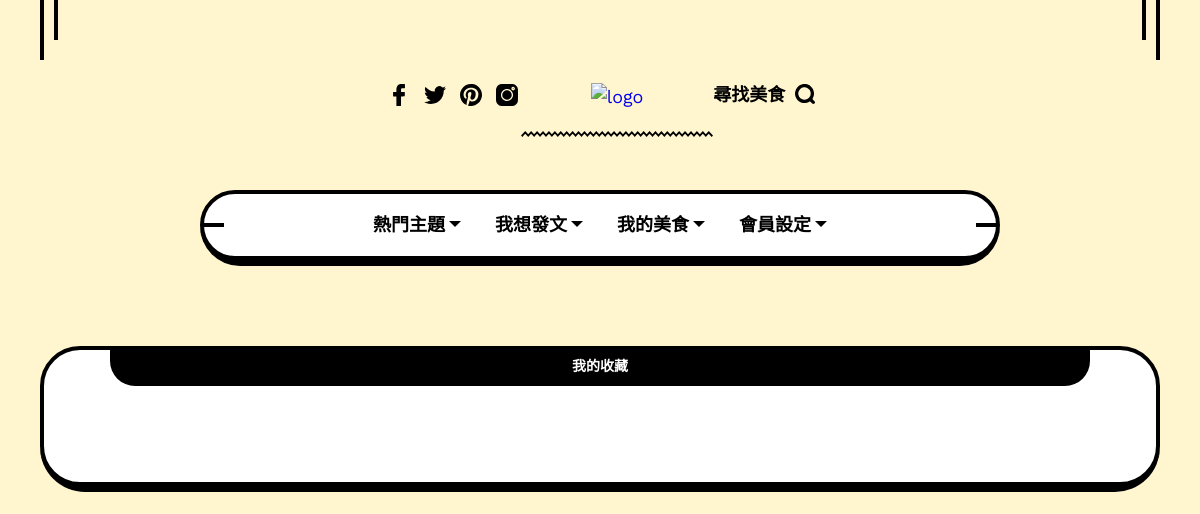
The app's page /mylove/ (signed in), older data.
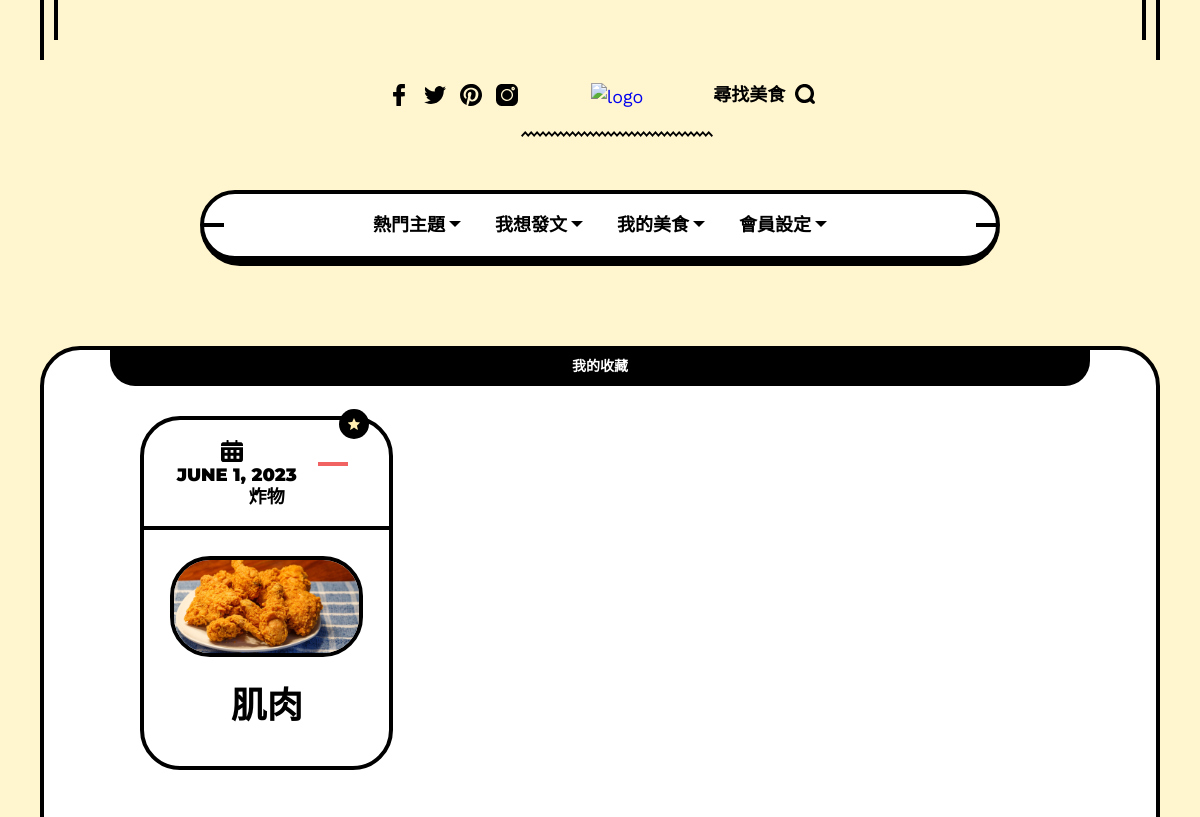
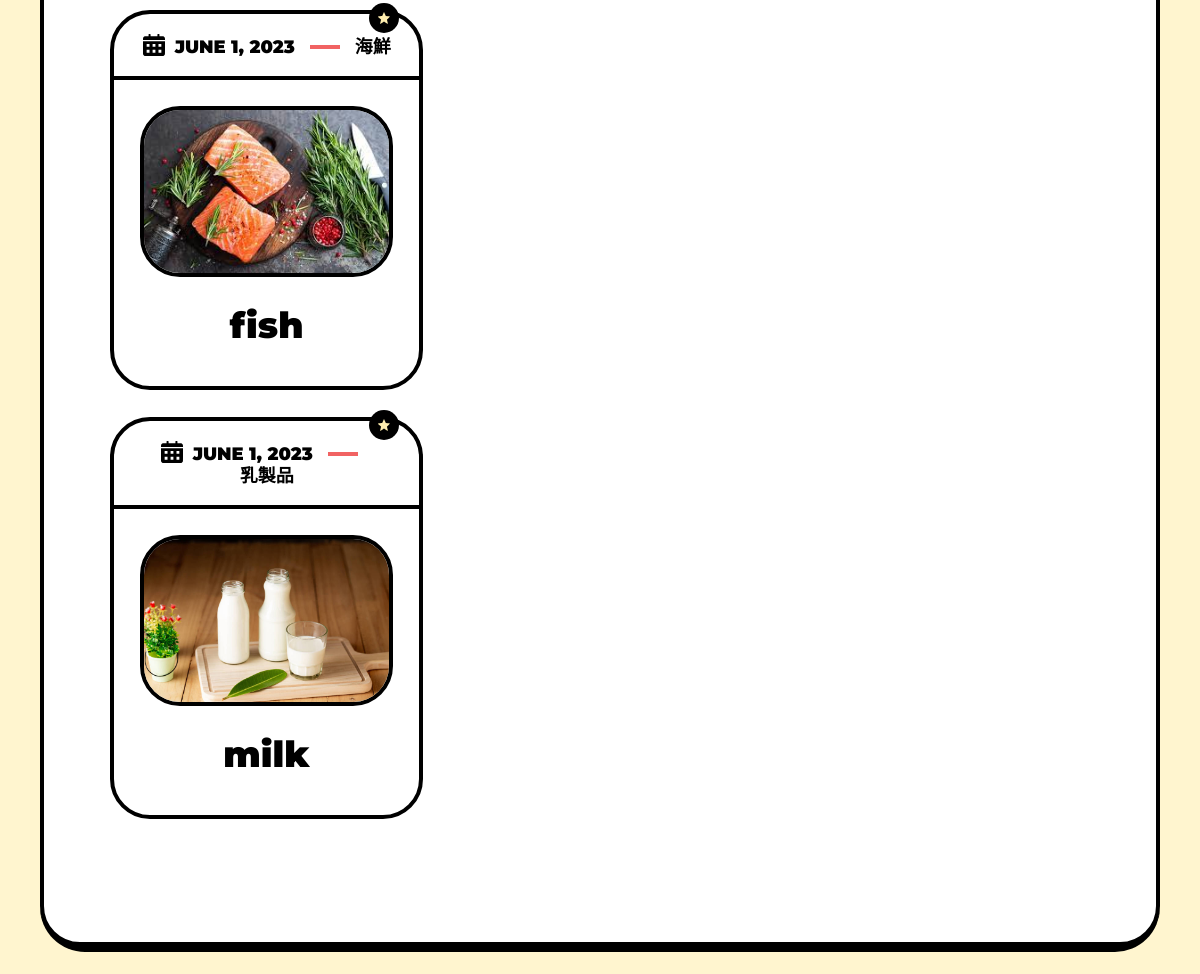
The same page, newer data (2 pictures, top to bottom).
### baseapp/models.py (models this page shows)
class food(models.Model):
    food_no = models.AutoField(primary_key=True,null= False)
    food_name = models.CharField(max_length=100, null = False)
    food_img = models.ImageField(upload_to='image/', blank=False, null=False)
    context = models.CharField(max_length=225,default="沒有內文喔！")
    adr = models.CharField(max_length=225,default=" ")
    username=models.ForeignKey("basedata",on_delete=models.CASCADE)
    tag = models.CharField(max_length=20,null=False,default="0")
    upload_date = models.DateField(default=timezone.now)

### baseapp/views.py (the view)
# urls.py: path('mylove/',views.into_mylove),
def into_mylove(request):
	if request.user.is_authenticated:
		username = request.user.username
		data = food.objects.filter(love__username__exact=username)
		return render(request,'mylove.html',locals())
	else:
		return redirect('/login/')

### templates/mylove.html (shortened to what this page needs)
{% extends 'page.html' %}
{% block content %}
    <div class="xoxo_fn_hassidebar">
        <div class="xoxo_fn_sidebar">
            <div class="container blog_layout_classic_container">
                <div class="widget_block clear widget_xoxo_custom_categories">
                    <div class="wid-title">
                        <span class="text">我的收藏</span>
                    </div>
                    <div class="xoxo_fn_hassidebar">
                        <div class="xoxo_fn_rightsidebar">
                            <ul> {% for data in data%}
                                <div class="blog__item blog__item_classic">
                                   <span class="post_icon">
                                   </span>
                                   <div class="fn__meta">
                                       <p>
                                           <span class="meta_item meta_date">
                                               {{data.upload_date}}
                                           </span>
                                           <span class="meta_item meta_category">
                                               <a class=" fn_last_category" href="/search/{{data.tag}}">{{data.tag}}</a>
                                           </span>
                                       </p>
                                   </div>
                                   <div class="bottom_holder">
                                       <div class="blog__image">
                                           <a href="/quote_post/{{data.food_no}}"><img src="/media/{{data.food_img}}" alt="Post Image"></a>
                                       </div>
                                       <div class="title_holder">
                                           <div class="title">
                                               <h3><a href="/quote_post/{{data.food_no}}">{{data.food_name}}</a></h3>
                                           </div>
                                       </div>
                                   </div>
                               </div>
                                <br>
                            </ul>  {%endfor%}
                        </div>
                    </div>
                </div>
            </div>
        </div>
    </div>
{% endblock %}

### templates/page.html (shortened to what this page needs)
<!DOCTYPE html>
<html lang="zh-TW">
<head>
    <link rel="stylesheet" href="/static/css/magnific.popup.css">
    <link rel="stylesheet" href="/static/css/base.css">
    <link rel="stylesheet" href="/static/css/inline.css">
    <link rel="stylesheet" href="/static/css/fontello.css">
    <link rel="stylesheet" href="/static/css/widgets.css">
    <link rel="stylesheet" href="/static/css/swiper.css">
    <link rel="stylesheet" href="/static/css/style.css">
</head>
<body>
    <header id="xoxo_fn_header">
        <div class="xoxo_fn_header">
            <div class="container">
                <div class="header_top">
                    <div class="social">
                        <div class="xoxo_fn_social_list">
                            <ul>
                                <li>
                                    <a href="#" target="_blank">
                                    </a>
                                </li>
                                <li>
                                    <a href="#" target="_blank">
                                    </a>
                                </li>
                                <li>
                                    <a href="#" target="_blank">
                                    </a>
                                </li>
                                <li>
                                    <a href="#" target="_blank">
                                    </a>
                                </li>
                            </ul>
                        </div>
                    </div>
                    <div class="logo">
                        <a href="/">
                            <img class="desktop_logo" src="/static/picture/logo.png" alt="logo">
                        </a>
                    </div>
                    <div class="search_opener">
                        <a href="#">
                            <span class="text">尋找美食</span>
                            <span class="icon">
						</span>
                        </a>
                    </div>
                </div>
                <div class="header_bottom">
                    <div class="bottom_fixer">
                        <div class="xoxo_fn_nav main_nav">
                            <div class="menu">
                                <div class="menu-main-menu-container">
                                    <ul id="menu-main-menu" class="xoxo_fn_main_nav">
                                        <li class="menu-item menu-item-has-children">
                                            <a href="#0">
                                                <span>
                                                <span>熱門主題</span>
                                                </span>
                                            </a>
                                        </li>
                                        <li class="menu-item menu-item-has-children">
                                            <a href="/upload/">
                                                <span>
                                                <span>我想發文</span>
                                                </span>
                                            </a>
                                        </li>
                                        <li class="menu-item menu-item-has-children">
                                            <a href="#0">
                                                <span>
                                                <span>我的美食</span>
                                                </span>
                                            </a>
                                        </li>
                                        <li class="menu-item menu-item-has-children">
                                          <a href="#0">
                                              <span>
                                              <span>會員設定</span>
                                              </span>
                                          </a>
                                      </li>
                                    </ul>
                                </div>
                            </div>
                        </div>
                    </div>
                </div>
            </div>
        </div>
    </header>
    {% block content %}
    {% endblock %}
</body>
</html>

### static/css/base.css (style rules this page uses)
a,i,textarea { -webkit-transition:all .3s ease; -moz-transition:all .3s ease; -ms-transition:all .3s ease; -o-transition:all .3s ease }
iframe,img,table { max-width:100% }
article,aside,details,figcaption,figure,footer,header,hgroup,nav,pre,section { display:block }
a,abbr,acronym,address,applet,b,big,blockquote,body,caption,center,cite,code,dd,del,dfn,div,dl,dt,em,fieldset,font,form,h1,h2,h3,h4,h5,h6,html,i,iframe,ins,kbd,label,legend,li,object,ol,p,pre,q,s,samp,small,span,strike,strong,sub,sup,table,tbody,td,tfoot,th,thead,tr,tt,u,ul,var { background:0 0; border:0; margin:0; padding:0; vertical-align:baseline; outline:0 }
ol,ul { margin:30px }
ol li,ul li { margin-bottom:5px }
img { vertical-align:middle; height: auto; }
a,i { -webkit-transition:all .3s ease; -o-transition:all .3s ease; transition:all .3s ease; border:none }
h1,h2,h3,h4,h5,h6 { font-weight:500; color:#1e1e1e; margin-bottom:20px }
h3 { font-size:30px }
p { letter-spacing:1px }
ol, ul { margin: 30px; }
a { text-decoration: none; }
h1, h2, h3, h4, h5, h6 { color: var(--xoxo-hc); line-height: 1.44; }
h1 > a, h2 > a, h3 > a, h4 > a, h5 > a, h6 > a { color: var(--xoxo-hc); text-decoration: none; }
h1, h2, h3, h4, h5, h6 { font-family: var(--hff); margin-bottom: 30px; }
body p { margin-bottom: 30px;letter-spacing: 0px; }

### static/css/widgets.css (style rules this page uses)
.xoxo_fn_hassidebar .widget_block:after { content: ''; position: absolute; top: 0; left: -4px; right: -4px; bottom: -10px; z-index: -1; border-radius: 0 0 45px 45px; border-bottom: 10px solid #000; }
.xoxo_fn_hassidebar .widget_block { position: relative; border: 4px solid #000; background-color: #fff; border-radius: 40px; padding: 26px; margin-bottom: 56px; }
.xoxo_fn_hassidebar .wid-title .text { position: relative; margin-top: -30px; background-color: #000; height: 40px; line-height: 40px; white-space: nowrap; -o-text-overflow: ellipsis; text-overflow: ellipsis; overflow: hidden; border-radius: 0 0 25px 25px; text-align: center; font-size: 14px; font-weight: 600; font-family: var(--hff); text-transform: uppercase; color: #fff; display: block; margin-left: 40px; margin-right: 40px; margin-bottom: 30px; padding: 0 10px; }

Row changes from the older to the newer data that the page shows:
added food: upload_date "JUNE 1, 2023", tag "炸物", food_img (picture), food_name "肌肉"
now on this page (row edited): food: upload_date "JUNE 1, 2023", tag "海鮮", food_img (picture), food_name "fish"
added food: upload_date "JUNE 1, 2023", tag "乳製品", food_img (picture), food_name "milk"
